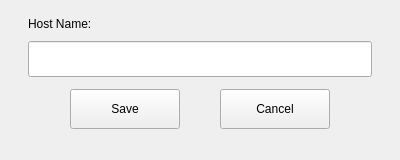
<?xml version="1.0" encoding="UTF-8"?>
<ui version="4.0">
 <class>ChangeHostNameWidget</class>
 <widget class="QWidget" name="ChangeHostNameWidget">
  <property name="geometry">
   <rect>
    <x>0</x>
    <y>0</y>
    <width>400</width>
    <height>160</height>
   </rect>
  </property>
  <property name="sizePolicy">
   <sizepolicy hsizetype="Fixed" vsizetype="Fixed">
    <horstretch>0</horstretch>
    <verstretch>0</verstretch>
   </sizepolicy>
  </property>
  <property name="minimumSize">
   <size>
    <width>400</width>
    <height>160</height>
   </size>
  </property>
  <property name="maximumSize">
   <size>
    <width>400</width>
    <height>160</height>
   </size>
  </property>
  <property name="windowTitle">
   <string>Form</string>
  </property>
  <layout class="QVBoxLayout" name="verticalLayout_2">
   <property name="spacing">
    <number>0</number>
   </property>
   <property name="sizeConstraint">
    <enum>QLayout::SetDefaultConstraint</enum>
   </property>
   <property name="leftMargin">
    <number>4</number>
   </property>
   <property name="topMargin">
    <number>4</number>
   </property>
   <property name="rightMargin">
    <number>4</number>
   </property>
   <property name="bottomMargin">
    <number>4</number>
   </property>
   <item>
    <widget class="KiranColorBlock" name="ClockBlock" native="true">
     <layout class="QVBoxLayout" name="verticalLayout_3">
      <property name="leftMargin">
       <number>24</number>
      </property>
      <property name="topMargin">
       <number>12</number>
      </property>
      <property name="rightMargin">
       <number>24</number>
      </property>
      <property name="bottomMargin">
       <number>20</number>
      </property>
      <item>
       <widget class="QWidget" name="widget_1" native="true">
        <property name="sizePolicy">
         <sizepolicy hsizetype="Preferred" vsizetype="Preferred">
          <horstretch>0</horstretch>
          <verstretch>0</verstretch>
         </sizepolicy>
        </property>
        <layout class="QVBoxLayout" name="verticalLayout">
         <property name="spacing">
          <number>10</number>
         </property>
         <property name="leftMargin">
          <number>0</number>
         </property>
         <property name="topMargin">
          <number>0</number>
         </property>
         <property name="rightMargin">
          <number>0</number>
         </property>
         <property name="bottomMargin">
          <number>0</number>
         </property>
         <item>
          <widget class="QLabel" name="label_text">
           <property name="minimumSize">
            <size>
             <width>0</width>
             <height>15</height>
            </size>
           </property>
           <property name="maximumSize">
            <size>
             <width>16777215</width>
             <height>15</height>
            </size>
           </property>
           <property name="text">
            <string>Host Name:</string>
           </property>
          </widget>
         </item>
         <item>
          <widget class="QLineEdit" name="lineEdit_input_name">
           <property name="sizePolicy">
            <sizepolicy hsizetype="Expanding" vsizetype="Fixed">
             <horstretch>0</horstretch>
             <verstretch>0</verstretch>
            </sizepolicy>
           </property>
           <property name="minimumSize">
            <size>
             <width>0</width>
             <height>36</height>
            </size>
           </property>
           <property name="maximumSize">
            <size>
             <width>16777215</width>
             <height>36</height>
            </size>
           </property>
           <property name="accessibleName">
            <string>EditHostName</string>
           </property>
          </widget>
         </item>
        </layout>
       </widget>
      </item>
      <item>
       <widget class="QWidget" name="widget_2" native="true">
        <layout class="QHBoxLayout" name="horizontalLayout">
         <property name="spacing">
          <number>0</number>
         </property>
         <property name="leftMargin">
          <number>0</number>
         </property>
         <property name="topMargin">
          <number>0</number>
         </property>
         <property name="rightMargin">
          <number>0</number>
         </property>
         <property name="bottomMargin">
          <number>0</number>
         </property>
         <item>
          <spacer name="horizontalSpacer_2">
           <property name="orientation">
            <enum>Qt::Horizontal</enum>
           </property>
           <property name="sizeHint" stdset="0">
            <size>
             <width>40</width>
             <height>20</height>
            </size>
           </property>
          </spacer>
         </item>
         <item>
          <widget class="QPushButton" name="btn_save">
           <property name="minimumSize">
            <size>
             <width>110</width>
             <height>40</height>
            </size>
           </property>
           <property name="maximumSize">
            <size>
             <width>110</width>
             <height>40</height>
            </size>
           </property>
           <property name="accessibleName">
            <string>ButtonSaveHostName</string>
           </property>
           <property name="text">
            <string>Save</string>
           </property>
          </widget>
         </item>
         <item>
          <spacer name="horizontalSpacer">
           <property name="orientation">
            <enum>Qt::Horizontal</enum>
           </property>
           <property name="sizeType">
            <enum>QSizePolicy::Fixed</enum>
           </property>
           <property name="sizeHint" stdset="0">
            <size>
             <width>40</width>
             <height>20</height>
            </size>
           </property>
          </spacer>
         </item>
         <item>
          <widget class="QPushButton" name="btn_cancel">
           <property name="minimumSize">
            <size>
             <width>110</width>
             <height>40</height>
            </size>
           </property>
           <property name="maximumSize">
            <size>
             <width>110</width>
             <height>40</height>
            </size>
           </property>
           <property name="accessibleName">
            <string>ButtonCancelChangeHostName</string>
           </property>
           <property name="text">
            <string>Cancel</string>
           </property>
          </widget>
         </item>
         <item>
          <spacer name="horizontalSpacer_3">
           <property name="orientation">
            <enum>Qt::Horizontal</enum>
           </property>
           <property name="sizeHint" stdset="0">
            <size>
             <width>40</width>
             <height>20</height>
            </size>
           </property>
          </spacer>
         </item>
        </layout>
       </widget>
      </item>
     </layout>
    </widget>
   </item>
  </layout>
 </widget>
 <customwidgets>
  <customwidget>
   <class>KiranColorBlock</class>
   <extends>QWidget</extends>
   <header location="global">kiran-color-block.h</header>
   <container>1</container>
  </customwidget>
 </customwidgets>
 <resources/>
 <connections/>
</ui>
